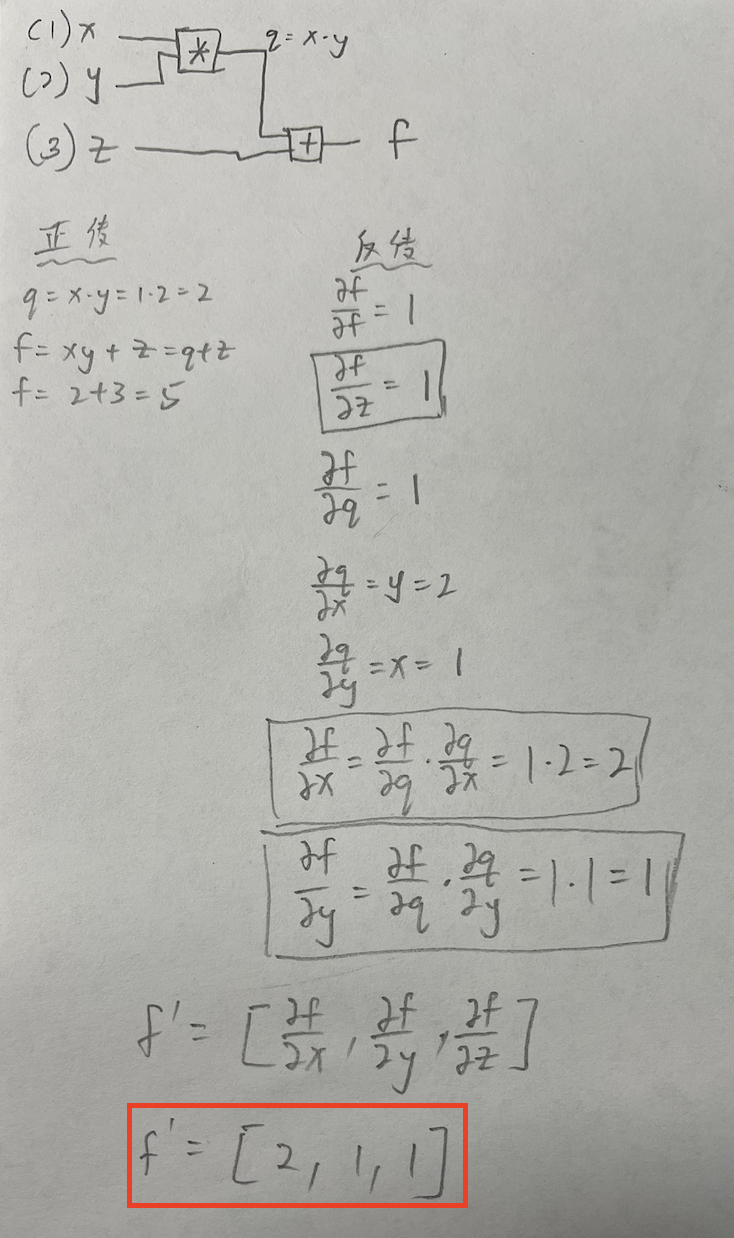
#> input picture Artificial_Intelligence/Week05/img/hw4.png, 734 x 1238 px, given in place of the camera
$ python webcam3.py
#> lines starting #> are read from the running program, lines starting #| are printed output that depends on the picture
# pip install opencv-python
import cv2
import numpy as np
import matplotlib.pyplot as plt
# https://stackoverflow.com/questions/61979361/cannot-turn-on-mac-webcam-through-opencv-python
cap = cv2.VideoCapture(1) # Mac m1
# cap = cv2.VideoCapture(0) # Windows
fps = cap.get(cv2.CAP_PROP_FPS)
#print(f'{fps} : fps')

ret , frame = cap.read()
#> frame is the input picture: shape (1238, 734, 3); mean B, G, R 170.9, 175.9, 176.5
#print(frame.shape)

while(1):
    ret, frame = cap.read()

    frame = cv2.resize(frame,(320,240))
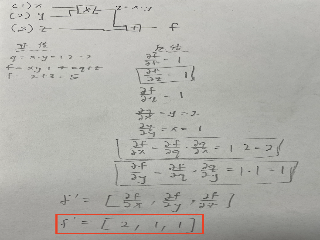
#> frame: shape (240, 320, 3); mean B, G, R 170.7, 175.8, 176.3
    YCrCbImg = cv2.cvtColor(frame,cv2.COLOR_BGR2YCrCb)
#> YCrCbImg: shape (240, 320, 3); mean of channels 0, 1, 2 175.4, 128.7, 125.5

    Y,Cr,Cb = cv2.split(YCrCbImg)

    Y2 = cv2.equalizeHist(Y)
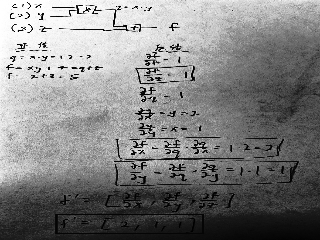
#> Y2: shape (240, 320); min 0, max 255, mean 129.7

    YCrCbImg = cv2.merge([Y2,Cr,Cb])
#> YCrCbImg: shape (240, 320, 3); mean of channels 0, 1, 2 129.7, 128.7, 125.5
    ColorImg = cv2.cvtColor(YCrCbImg,cv2.COLOR_YCrCb2BGR)
    concat = cv2.hconcat([frame,ColorImg])
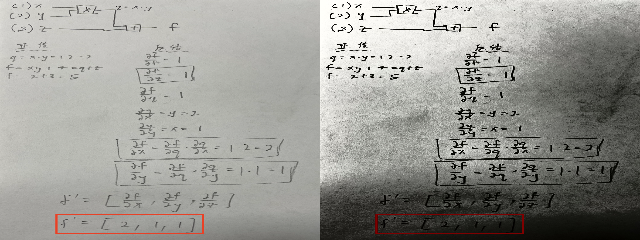
#> concat: shape (240, 640, 3); mean B, G, R 148, 153.1, 153.4

    cv2.imshow('HE image',concat)

    # plt.figure()
    # plt.hist(ColorImg.ravel(),256,[0,256])
    # plt.show()

    k=cv2.waitKey(1)&0xff
#> (key Esc is pressed here)
    if k==27 :
        break

cap.release()
cv2.destroyAllWindows()
